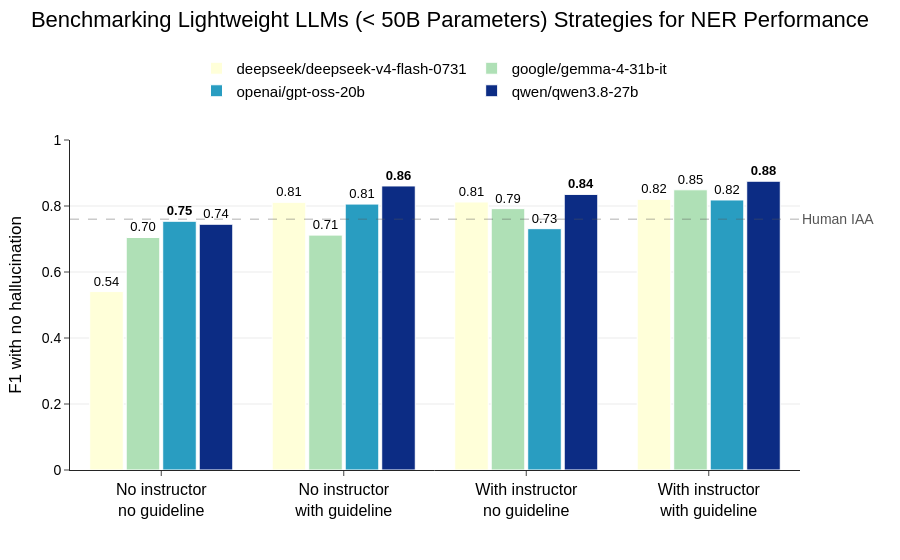
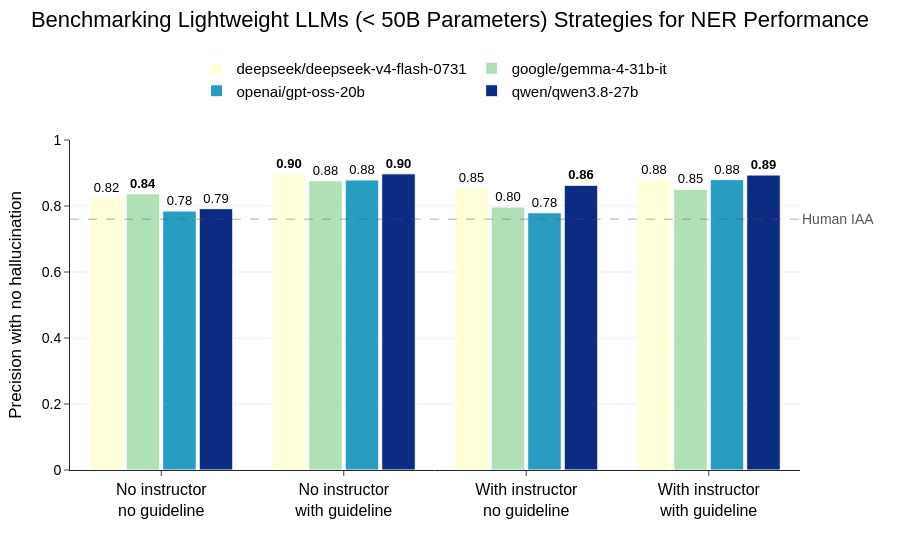
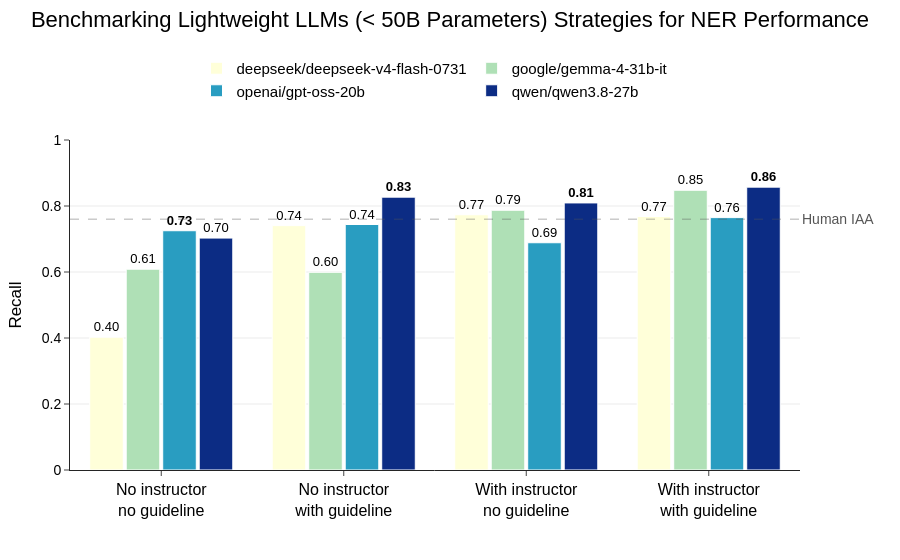

The notebook cell saved with these charts, in order:
### Code cell
for metric in [
    "F1_with_no_hallucination",
    "Precision_with_no_hallucination",
    "Recall",
]:
    llm_benchmark = plot_benchmark_llm_strategy(
        strategies_df,
        human_iaa=0.76,
        metric=metric,
        category="OVERALL_MICRO",
        models_to_keep=[
            "google/gemma-4-31b-it",
            "qwen/qwen3.8-27b",
            "openai/gpt-oss-20b",
            "deepseek/deepseek-v4-flash-0731",
        ],
        title="Benchmarking Lightweight LLMs (< 50B Parameters) Strategies"
        " for NER Performance",
    )
    save_figure_for_paper(
        llm_benchmark, f"../figures/benchmark_strategies_small_{metric}.pdf"
    )
    save_figure_for_paper(
        llm_benchmark, f"../figures/benchmark_strategies_small_{metric}.png"
    )
    llm_benchmark.show()

### Figure 1 — Plotly figure (JSON) as saved in the notebook; plotly's stock layout.template omitted (floating-point values rounded to 4 significant figures)
{"data": [{"marker": {"color": "rgb(255, 255, 217)", "line": {"color": "white", "width": 1}}, "name": "deepseek/deepseek-v4-flash-0731", "text": ["0.54", "0.81", "0.81", "0.82"], "textfont": {"size": 13}, "textposition": "outside", "type": "bar", "x": ["No instructor<br>no guideline", "No instructor<br>with guideline", "With instructor<br>no guideline", "With instructor<br>with guideline"], "y": [0.5408, 0.8111, 0.8122, 0.8201]}, {"marker": {"color": "rgb(175, 224, 182)", "line": {"color": "white", "width": 1}}, "name": "google/gemma-4-31b-it", "text": ["0.70", "0.71", "0.79", "0.85"], "textfont": {"size": 13}, "textposition": "outside", "type": "bar", "x": ["No instructor<br>no guideline", "No instructor<br>with guideline", "With instructor<br>no guideline", "With instructor<br>with guideline"], "y": [0.7046, 0.7118, 0.792, 0.8491]}, {"marker": {"color": "rgb(41, 157, 193)", "line": {"color": "white", "width": 1}}, "name": "openai/gpt-oss-20b", "text": ["<b>0.75</b>", "0.81", "0.73", "0.82"], "textfont": {"size": 13}, "textposition": "outside", "type": "bar", "x": ["No instructor<br>no guideline", "No instructor<br>with guideline", "With instructor<br>no guideline", "With instructor<br>with guideline"], "y": [0.7538, 0.8058, 0.7313, 0.8183]}, {"marker": {"color": "rgb(12, 44, 132)", "line": {"color": "white", "width": 1}}, "name": "qwen/qwen3.8-27b", "text": ["0.74", "<b>0.86</b>", "<b>0.84</b>", "<b>0.88</b>"], "textfont": {"size": 13}, "textposition": "outside", "type": "bar", "x": ["No instructor<br>no guideline", "No instructor<br>with guideline", "With instructor<br>no guideline", "With instructor<br>with guideline"], "y": [0.7447, 0.8608, 0.8352, 0.8751]}], "layout": {"annotations": [{"font": {"color": "#555555", "size": 14}, "showarrow": false, "text": "Human IAA", "x": 1, "xanchor": "left", "xref": "x domain", "y": 0.76, "yanchor": "middle", "yref": "y"}], "bargroupgap": 0.08, "font": {"color": "black", "family": "Arial, Helvetica, sans-serif", "size": 16}, "hovermode": false, "legend": {"font": {"size": 15}, "orientation": "h", "x": 0.5, "xanchor": "center", "y": 1.1, "yanchor": "bottom"}, "margin": {"b": 90, "l": 70, "r": 100, "t": 140}, "paper_bgcolor": "white", "plot_bgcolor": "white", "shapes": [{"line": {"color": "#555555", "dash": "dash", "width": 1.5}, "type": "line", "x0": 0, "x1": 1, "xref": "x domain", "y0": 0.76, "y1": 0.76, "yref": "y"}], "title": {"text": "Benchmarking Lightweight LLMs (< 50B Parameters) Strategies for NER Performance", "x": 0.5, "xanchor": "center", "y": 0.98, "yanchor": "top"}, "xaxis": {"showgrid": false, "tickangle": 0, "tickfont": {"size": 16}, "ticks": "outside"}, "yaxis": {"gridcolor": "rgba(0,0,0,0.08)", "range": [0, 1], "showgrid": true, "tickfont": {"size": 14}, "ticks": "outside", "title": {"font": {"size": 17}, "text": "F1 with no hallucination"}, "zeroline": false}}}

### Figure 2 — Plotly figure (JSON) as saved in the notebook; plotly's stock layout.template omitted (floating-point values rounded to 4 significant figures)
{"data": [{"marker": {"color": "rgb(255, 255, 217)", "line": {"color": "white", "width": 1}}, "name": "deepseek/deepseek-v4-flash-0731", "text": ["0.82", "<b>0.90</b>", "0.85", "0.88"], "textfont": {"size": 13}, "textposition": "outside", "type": "bar", "x": ["No instructor<br>no guideline", "No instructor<br>with guideline", "With instructor<br>no guideline", "With instructor<br>with guideline"], "y": [0.8246, 0.8964, 0.8548, 0.8796]}, {"marker": {"color": "rgb(175, 224, 182)", "line": {"color": "white", "width": 1}}, "name": "google/gemma-4-31b-it", "text": ["<b>0.84</b>", "0.88", "0.80", "0.85"], "textfont": {"size": 13}, "textposition": "outside", "type": "bar", "x": ["No instructor<br>no guideline", "No instructor<br>with guideline", "With instructor<br>no guideline", "With instructor<br>with guideline"], "y": [0.8369, 0.8767, 0.797, 0.8506]}, {"marker": {"color": "rgb(41, 157, 193)", "line": {"color": "white", "width": 1}}, "name": "openai/gpt-oss-20b", "text": ["0.78", "0.88", "0.78", "0.88"], "textfont": {"size": 13}, "textposition": "outside", "type": "bar", "x": ["No instructor<br>no guideline", "No instructor<br>with guideline", "With instructor<br>no guideline", "With instructor<br>with guideline"], "y": [0.7848, 0.879, 0.7796, 0.8798]}, {"marker": {"color": "rgb(12, 44, 132)", "line": {"color": "white", "width": 1}}, "name": "qwen/qwen3.8-27b", "text": ["0.79", "<b>0.90</b>", "<b>0.86</b>", "<b>0.89</b>"], "textfont": {"size": 13}, "textposition": "outside", "type": "bar", "x": ["No instructor<br>no guideline", "No instructor<br>with guideline", "With instructor<br>no guideline", "With instructor<br>with guideline"], "y": [0.792, 0.8976, 0.8628, 0.8939]}], "layout": {"annotations": [{"font": {"color": "#555555", "size": 14}, "showarrow": false, "text": "Human IAA", "x": 1, "xanchor": "left", "xref": "x domain", "y": 0.76, "yanchor": "middle", "yref": "y"}], "bargroupgap": 0.08, "font": {"color": "black", "family": "Arial, Helvetica, sans-serif", "size": 16}, "hovermode": false, "legend": {"font": {"size": 15}, "orientation": "h", "x": 0.5, "xanchor": "center", "y": 1.1, "yanchor": "bottom"}, "margin": {"b": 90, "l": 70, "r": 100, "t": 140}, "paper_bgcolor": "white", "plot_bgcolor": "white", "shapes": [{"line": {"color": "#555555", "dash": "dash", "width": 1.5}, "type": "line", "x0": 0, "x1": 1, "xref": "x domain", "y0": 0.76, "y1": 0.76, "yref": "y"}], "title": {"text": "Benchmarking Lightweight LLMs (< 50B Parameters) Strategies for NER Performance", "x": 0.5, "xanchor": "center", "y": 0.98, "yanchor": "top"}, "xaxis": {"showgrid": false, "tickangle": 0, "tickfont": {"size": 16}, "ticks": "outside"}, "yaxis": {"gridcolor": "rgba(0,0,0,0.08)", "range": [0, 1], "showgrid": true, "tickfont": {"size": 14}, "ticks": "outside", "title": {"font": {"size": 17}, "text": "Precision with no hallucination"}, "zeroline": false}}}

### Figure 3 — Plotly figure (JSON) as saved in the notebook; plotly's stock layout.template omitted (floating-point values rounded to 4 significant figures)
{"data": [{"marker": {"color": "rgb(255, 255, 217)", "line": {"color": "white", "width": 1}}, "name": "deepseek/deepseek-v4-flash-0731", "text": ["0.40", "0.74", "0.77", "0.77"], "textfont": {"size": 13}, "textposition": "outside", "type": "bar", "x": ["No instructor<br>no guideline", "No instructor<br>with guideline", "With instructor<br>no guideline", "With instructor<br>with guideline"], "y": [0.4023, 0.7406, 0.7736, 0.7682]}, {"marker": {"color": "rgb(175, 224, 182)", "line": {"color": "white", "width": 1}}, "name": "google/gemma-4-31b-it", "text": ["0.61", "0.60", "0.79", "0.85"], "textfont": {"size": 13}, "textposition": "outside", "type": "bar", "x": ["No instructor<br>no guideline", "No instructor<br>with guideline", "With instructor<br>no guideline", "With instructor<br>with guideline"], "y": [0.6085, 0.5991, 0.7871, 0.8477]}, {"marker": {"color": "rgb(41, 157, 193)", "line": {"color": "white", "width": 1}}, "name": "openai/gpt-oss-20b", "text": ["<b>0.73</b>", "0.74", "0.69", "0.76"], "textfont": {"size": 13}, "textposition": "outside", "type": "bar", "x": ["No instructor<br>no guideline", "No instructor<br>with guideline", "With instructor<br>no guideline", "With instructor<br>with guideline"], "y": [0.7251, 0.7439, 0.6887, 0.7648]}, {"marker": {"color": "rgb(12, 44, 132)", "line": {"color": "white", "width": 1}}, "name": "qwen/qwen3.8-27b", "text": ["0.70", "<b>0.83</b>", "<b>0.81</b>", "<b>0.86</b>"], "textfont": {"size": 13}, "textposition": "outside", "type": "bar", "x": ["No instructor<br>no guideline", "No instructor<br>with guideline", "With instructor<br>no guideline", "With instructor<br>with guideline"], "y": [0.7028, 0.8268, 0.8093, 0.8571]}], "layout": {"annotations": [{"font": {"color": "#555555", "size": 14}, "showarrow": false, "text": "Human IAA", "x": 1, "xanchor": "left", "xref": "x domain", "y": 0.76, "yanchor": "middle", "yref": "y"}], "bargroupgap": 0.08, "font": {"color": "black", "family": "Arial, Helvetica, sans-serif", "size": 16}, "hovermode": false, "legend": {"font": {"size": 15}, "orientation": "h", "x": 0.5, "xanchor": "center", "y": 1.1, "yanchor": "bottom"}, "margin": {"b": 90, "l": 70, "r": 100, "t": 140}, "paper_bgcolor": "white", "plot_bgcolor": "white", "shapes": [{"line": {"color": "#555555", "dash": "dash", "width": 1.5}, "type": "line", "x0": 0, "x1": 1, "xref": "x domain", "y0": 0.76, "y1": 0.76, "yref": "y"}], "title": {"text": "Benchmarking Lightweight LLMs (< 50B Parameters) Strategies for NER Performance", "x": 0.5, "xanchor": "center", "y": 0.98, "yanchor": "top"}, "xaxis": {"showgrid": false, "tickangle": 0, "tickfont": {"size": 16}, "ticks": "outside"}, "yaxis": {"gridcolor": "rgba(0,0,0,0.08)", "range": [0, 1], "showgrid": true, "tickfont": {"size": 14}, "ticks": "outside", "title": {"font": {"size": 17}, "text": "Recall"}, "zeroline": false}}}
